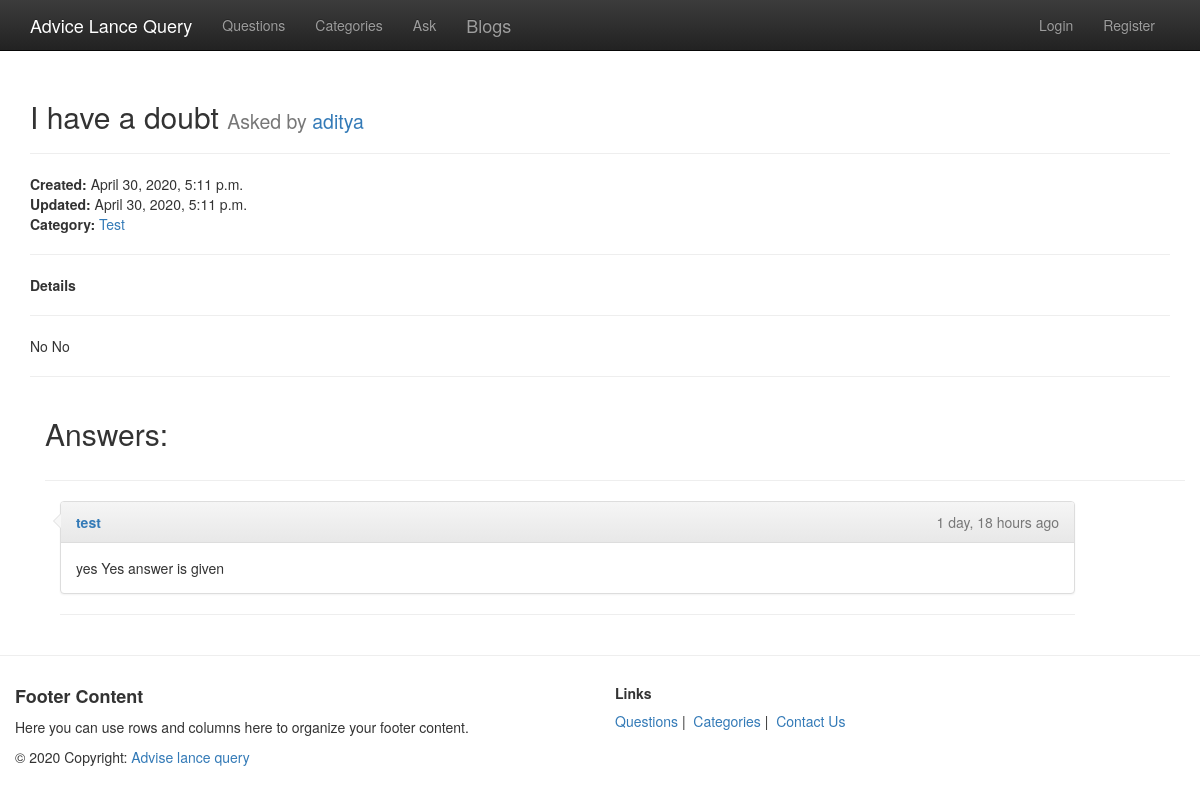
/questions/i-have-a-doubt/, run on the app's committed database.
### questions/models.py (models this page shows, shortened)
class Question(models.Model):
    user = models.ForeignKey(User, on_delete=models.CASCADE)
    category = models.ForeignKey(Category, on_delete=models.CASCADE)
    qus = models.CharField(max_length=256, verbose_name="question")
    details = models.TextField(blank=True)
    slug = models.SlugField(unique=True, max_length=256)
    created = models.DateTimeField(auto_now_add=True)
    updated = models.DateTimeField(auto_now=True)
    class Meta:
        ordering = ['-updated', '-created']

class Category(models.Model):
    name = models.CharField(max_length=128, unique=True, verbose_name="category")
    slug = models.SlugField(unique=True)
    def __str__(self):
        return self.name
    def get_absolute_url(self):
        return reverse("questions:category", kwargs={"slug": self.slug})
    class Meta:
        ordering = ['-id']

class Answer(models.Model):
    user = models.ForeignKey(User, on_delete=models.CASCADE)
    question = models.ForeignKey(Question,on_delete=models.CASCADE)
    ans = models.TextField(verbose_name="answer")
    created = models.DateTimeField(auto_now_add=True)
    updated = models.DateTimeField(auto_now=True)
    class Meta:
        ordering = ['-updated', '-created']

### questions/views.py (the view, shortened to what this page needs)
# urls.py: url(r'^(?P<slug>[\w-]+)/$', question_detail, name='question_detail'),
def question_detail(request, slug=None):
    question = get_object_or_404(Question, slug=slug)
    answers_list = Answer.objects.filter(question=question)
    context = { "question": question,
                "answers_list": answers_list,
                 }
    return render(request, "questions/question_detail.html", context)

### templates/questions/question_detail.html (shortened to what this page needs)
{% extends "questions/base.html" %}
{% load crispy_forms_tags %}
{% block content %}
<h2>{{ question.qus }}
<small>Asked by <a href="{{question.user.get_absolute_url}}">{{ question.user.username }}</a></small>
</h2>
<hr>
<b>Created: </b>{{ question.created }}<br>
<b>Updated: </b>{{ question.updated }}<br>
<b>Category: </b><a href="{{question.category.get_absolute_url}}">{{ question.category }}</a>
<hr>
<strong>Details</strong>
<hr>
<p>{{ question.details }}</p>
<hr>
<div class="container">
    <div class="row">
        <div class="col-sm-12">
            <h2>Answers:</h2>
        </div>
    </div>
    <hr>
    {% for answer in answers_list %}
        <div class="col-sm-11">
            <div class="panel panel-default">
                <div class="panel-heading">
                    <strong>
                    <a href="{{answer.user.get_absolute_url}}">{{ answer.user.username }}</a>
                    </strong>
                    <span style="padding-left: 5px;" >
                    </span>
                    <span style="float: right;" class="text-muted">
                    {{ answer.updated|timesince }} ago
                    </span>
                </div>
                <div class="panel-body">
                    {{ answer.ans }}
                </div>
            </div>
            <hr>
        </div>
  {% endfor %}
</div>
{% endblock content %}

### static/css/base.css (style rules this page uses)
.panel { position:relative; }
.panel>.panel-heading:after,.panel>.panel-heading:before { position:absolute; top:11px;left:-16px; right:100%; width:0; height:0; display:block; content:" "; border-color:transparent; border-style:solid solid outset; pointer-events:none; }
.panel>.panel-heading:after { border-width:7px; border-right-color:#f7f7f7; margin-top:1px; margin-left:2px; }
.panel>.panel-heading:before { border-right-color:#ddd; border-width:8px; }

### data on the page
Question: qus "I have a doubt", user.username "aditya", created "April 30, 2020, 5:11 p.m.", updated "April 30, 2020, 5:11 p.m.", category "Test", details "No No"
Answer: user.username "test", updated "1 day, 18 hours", ans "yes Yes answer is given"
